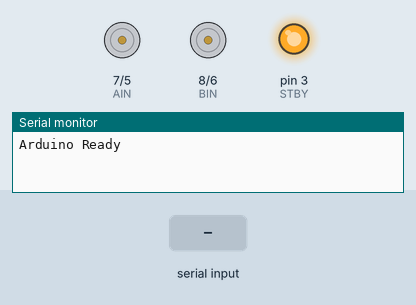
Recording of a sketch running on a simulated Arduino Uno, built with avr-gcc and run on an emulated ATmega328P. On the bench: direction and speed pins drawn as motors (green arrow = direction pin HIGH = forward, orange = LOW = backward, longer = more drive, stopped while the standby pin is LOW), output pins drawn as LEDs (lit = HIGH), the last lines printed to the serial monitor. Inputs (shaded band) come from the test bench.

Above: at 1.2 s.
1.3 s: "w\n" received over Serial
At 2.1 s:
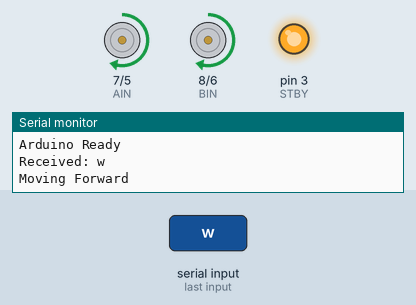
2.8 s: "s\n" received over Serial
At 3.3 s:
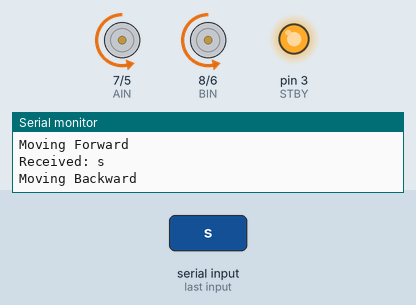
4.3 s: "a\n" received over Serial
At 5.5 s:
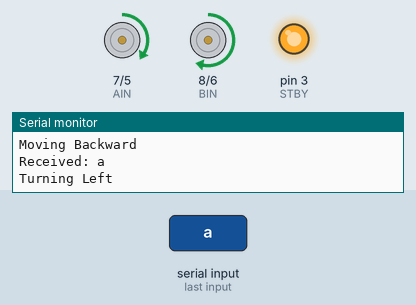
5.8 s: "d\n" received over Serial
At 6.7 s:
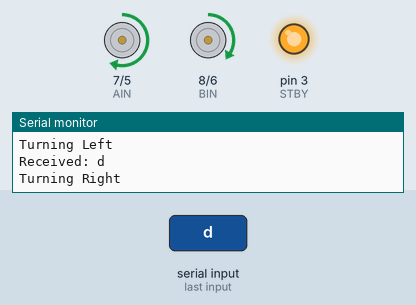
7.3 s: "x\n" received over Serial
At 7.9 s:
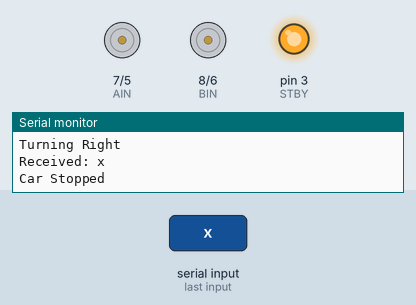
Timing chart, 0 to 9.8 s (numbered marks = the images above; inputs shaded):
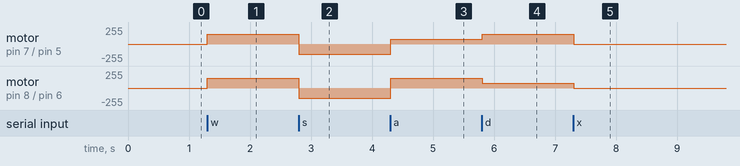

Measured:
- after the input at 1.3 s, motor on pin 7 (AIN) / pin 5 (PWMA), motor on pin 8 (BIN) / pin 6 (PWMB): stopped → forward 150/255 at once
- after the input at 2.8 s, motor on pin 7 (AIN) / pin 5 (PWMA), motor on pin 8 (BIN) / pin 6 (PWMB): forward 150/255 → backward 150/255 at once
- after the input at 4.3 s, motor on pin 7 (AIN) / pin 5 (PWMA): backward 150/255 → forward 75/255 at once; motor on pin 8 (BIN) / pin 6 (PWMB): backward 150/255 → forward 150/255 at once
- after the input at 5.8 s, motor on pin 7 (AIN) / pin 5 (PWMA): forward 75/255 → forward 150/255 at once; motor on pin 8 (BIN) / pin 6 (PWMB): forward 150/255 → forward 75/255 at once
- after the input at 7.3 s, motor on pin 7 (AIN) / pin 5 (PWMA): forward 150/255 → stopped at once; motor on pin 8 (BIN) / pin 6 (PWMB): forward 75/255 → stopped at once

The sketch:

Arduino_car_move_1.ino
```cpp
#define PWMA 5  // Right motor speed (PWM)
#define PWMB 6  // Left motor speed (PWM)
#define AIN 7   // Right motor direction
#define BIN 8   // Left motor direction
#define STBY 3  // Standby pin

void setup() {
    Serial.begin(9600); // The port same as Python code
    pinMode(PWMA, OUTPUT);
    pinMode(PWMB, OUTPUT);
    pinMode(AIN, OUTPUT);
    pinMode(BIN, OUTPUT);
    pinMode(STBY, OUTPUT);
    digitalWrite(STBY, HIGH);  // Enable motors
    Serial.println("Arduino Ready"); // send feedback to python code on raspberry pi
}

void moveForward(int speed) {
    analogWrite(PWMA, speed);
    analogWrite(PWMB, speed);
    digitalWrite(AIN, HIGH);
    digitalWrite(BIN, HIGH);
    Serial.println("Moving Forward");  // Send feedback to raspberry pi
}

void moveBackward(int speed) {
    analogWrite(PWMA, speed);
    analogWrite(PWMB, speed);
    digitalWrite(AIN, LOW);
    digitalWrite(BIN, LOW);
    Serial.println("Moving Backward"); // send feedback to python code
}

void turnLeft(int speed) {
    analogWrite(PWMA, speed / 2);
    analogWrite(PWMB, speed);
    digitalWrite(AIN, HIGH);
    digitalWrite(BIN, HIGH);
    Serial.println("Turning Left"); // send feedback to python code (raspberry pi )
}

void turnRight(int speed) {
    analogWrite(PWMA, speed);
    analogWrite(PWMB, speed / 2);
    digitalWrite(AIN, HIGH);
    digitalWrite(BIN, HIGH);
    Serial.println("Turning Right"); // send feedback to python code(raspberry pi)
}

void stopCar() {
    digitalWrite(PWMA, LOW);
    digitalWrite(PWMB, LOW);
    Serial.println("Car Stopped"); // send feedback to raspberry pi
}

void loop() {
    if (Serial.available()>0) {
        String command = Serial.readStringUntil('\n');  // Read from raspberry pi command
        command.trim();  // Remove any extra whitespace

        if (command.length() > 0) {
            Serial.print("Received: ");
            Serial.println(command); // send feedback to raspberry pi

            if (command == "w") moveForward(150);
            else if (command == "s") moveBackward(150);
            else if (command == "a") turnLeft(150);
            else if (command == "d") turnRight(150);
            else if (command == "x") stopCar();
            else Serial.println("Invalid command");
        }
    }
}
```
